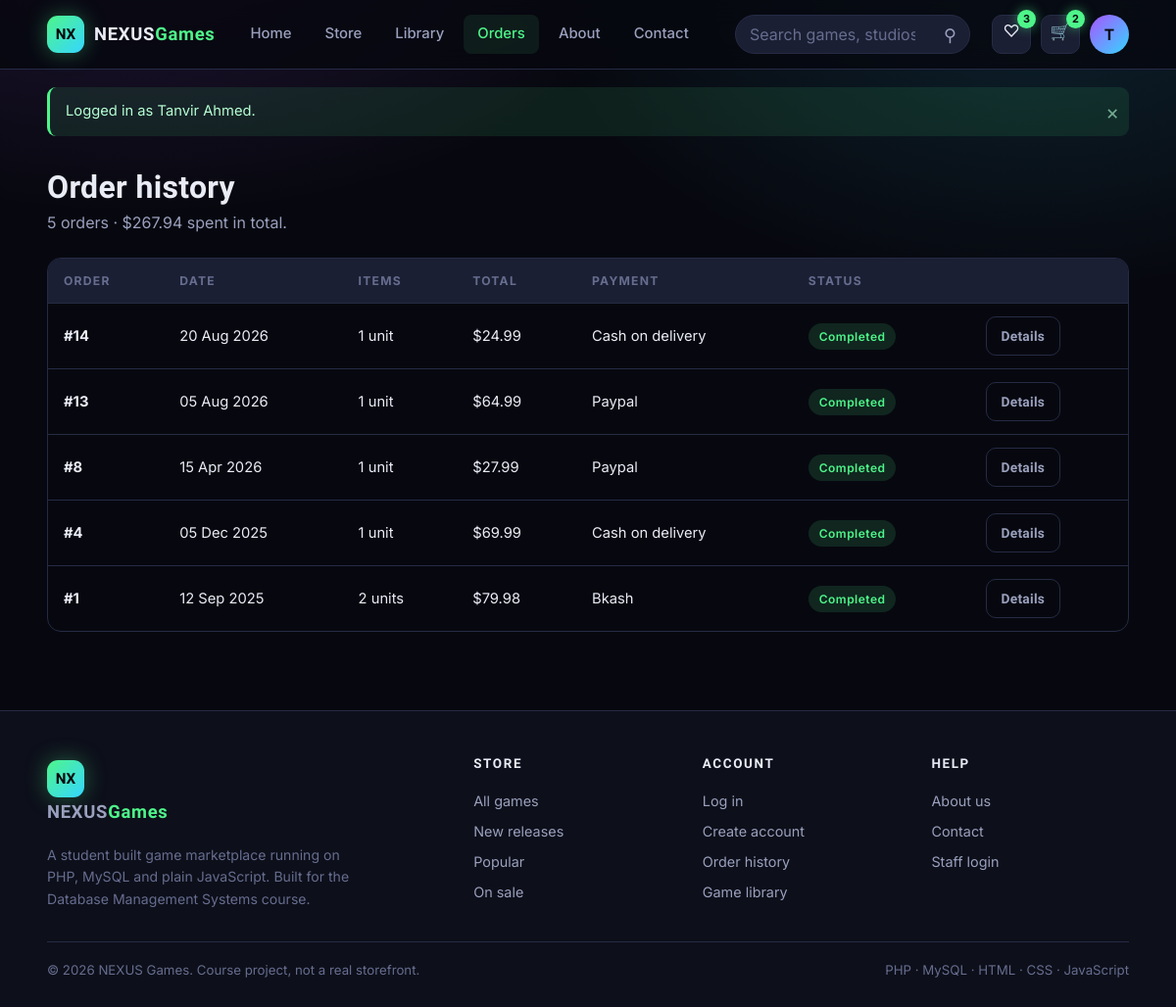
The app's page /orders.php (signed in) with its own data.
### tables this page shows
CREATE TABLE orders (
    order_id     INT AUTO_INCREMENT PRIMARY KEY,
    user_id      INT NOT NULL,
    total_amount DECIMAL(10,2) NOT NULL DEFAULT 0.00,
    order_status ENUM('pending','paid','completed','cancelled') NOT NULL DEFAULT 'pending',
    order_date   DATETIME NOT NULL DEFAULT CURRENT_TIMESTAMP,
    CONSTRAINT fk_orders_user FOREIGN KEY (user_id) REFERENCES users(user_id) ON DELETE CASCADE ON UPDATE CASCADE,
    CONSTRAINT chk_orders_total CHECK (total_amount >= 0)
);

### backend/functions.php (called while the page is built, shortened)
<?php
function e($value) {
    return htmlspecialchars((string)$value, ENT_QUOTES, 'UTF-8');
}
function money($amount) {
    return '$' . number_format((float)$amount, 2);
}
function url($path = '') {
    return BASE_URL . ltrim($path, '/');
}

### orders.php (the view, shortened to what this page needs)
<?php
require_once __DIR__ . '/backend/functions.php';
$stmt = $pdo->prepare(
    'SELECT order_id, order_date, order_status, total_amount, line_items, total_units,
            payment_method, payment_status
       FROM order_summary_view
      WHERE user_id = ?
      ORDER BY order_date DESC'
);
$stmt->execute([current_user_id()]);
$orders = $stmt->fetchAll();
$spend = $pdo->prepare(
    "SELECT COALESCE(SUM(total_amount),0) FROM orders
      WHERE user_id = ? AND order_status IN ('paid','completed')"
);
$spend->execute([current_user_id()]);
$lifetime = $spend->fetchColumn();
require __DIR__ . '/backend/header.php';
?>
<div class="wrap page-head">
  <h1>Order history</h1>
  <p><?= count($orders) ?> order<?= count($orders) === 1 ? '' : 's' ?> &middot; <?= money($lifetime) ?> spent in total.</p>
</div>
<div class="wrap">
<?php if (!$orders): ?>
  <div class="panel empty">
    <div class="glyph">&#128230;</div>
    <h3>No orders yet</h3>
    <p>Once you buy something it shows up here.</p>
    <a class="btn btn-primary" href="<?= url('games.php') ?>">Browse games</a>
  </div>
<?php else: ?>
  <div class="table-wrap">
    <table class="data">
      <thead>
        <tr>
          <th>Order</th><th>Date</th><th>Items</th><th>Total</th>
          <th>Payment</th><th>Status</th><th></th>
        </tr>
      </thead>
      <tbody>
      <?php foreach ($orders as $o): ?>
        <tr>
          <td><strong>#<?= (int)$o['order_id'] ?></strong></td>
          <td><?= date('d M Y', strtotime($o['order_date'])) ?></td>
          <td><?= (int)$o['total_units'] ?> unit<?= (int)$o['total_units'] === 1 ? '' : 's' ?></td>
          <td><?= money($o['total_amount']) ?></td>
          <td><?= e(ucfirst(str_replace('_', ' ', (string)$o['payment_method']))) ?></td>
          <td><span class="status status-<?= e($o['order_status']) ?>"><?= e($o['order_status']) ?></span></td>
          <td><a class="btn btn-ghost btn-sm" href="<?= url('order_details.php?id=' . (int)$o['order_id']) ?>">Details</a></td>
        </tr>
      <?php endforeach; ?>
      </tbody>
    </table>
  </div>
<?php endif; ?>
</div>
<?php require __DIR__ . '/backend/footer.php'; ?>

### css/style.css (style rules this page uses)
:root { --bg: #07080f; --bg-soft: #0d0f1a; --surface: #12142099; --surface-solid: #141727; --surface-2: #1b1f33; --line: #262b45; --text: #e9ebf5; --text-dim: #9aa0bd; --text-faint: #666d8f; --green: #4ef58a; --purple: #a855ff; --blue: #35d6ff; --orange: #ff8a3d; --red: #ff4d6d; --radius: 14px; --radius-sm: 9px; --shadow: 0 18px 45px rgba(0,0,0,.55); --ease: cubic-bezier(.22,.9,.3,1); --display: 'Chakra Petch', 'Segoe UI', system-ui, sans-serif; --body: 'Inter', 'Segoe UI', system-ui, -apple-system, sans-serif; }
* { margin: 0; padding: 0; box-sizing: border-box; }
html { scroll-behavior: smooth; }
body { font-family: var(--body); background: var(--bg); color: var(--text); line-height: 1.6; min-height: 100vh; display: flex; flex-direction: column; background-image: radial-gradient(900px 500px at 12% -8%, rgba(168,85,255,.16), transparent 60%), radial-gradient(800px 480px at 88% 0%, rgba(53,214,255,.12), transparent 62%); background-attachment: fixed; }
a { color: inherit; text-decoration: none; }
h1, h2, h3, h4 { font-family: var(--display); font-weight: 700; line-height: 1.15; letter-spacing: .01em; }
.wrap { width: min(1240px, 92vw); margin-inline: auto; }
.btn { display: inline-flex; align-items: center; justify-content: center; gap: 8px; padding: 11px 22px; border: 1px solid transparent; border-radius: 10px; font-family: var(--display); font-weight: 600; font-size: .95rem; letter-spacing: .02em; cursor: pointer; text-align: center; transition: transform .18s var(--ease), box-shadow .22s var(--ease), background .2s var(--ease), border-color .2s var(--ease); }
.btn-sm { padding: 8px 15px; font-size: .86rem; }
.btn-ghost { background: transparent; border-color: var(--line); color: var(--text-dim); }
.page-head { margin-top: 34px; margin-bottom: 22px; }
.page-head h1 { font-size: 2rem; }
.page-head p { color: var(--text-dim); margin-top: 6px; }
.table-wrap { overflow-x: auto; border: 1px solid var(--line); border-radius: var(--radius); }
table.data { width: 100%; border-collapse: collapse; min-width: 620px; }
table.data th { padding: 13px 16px; text-align: left; font-size: .76rem; text-transform: uppercase; letter-spacing: .1em; color: var(--text-faint); background: var(--surface-2); border-bottom: 1px solid var(--line); white-space: nowrap; }
table.data td { padding: 13px 16px; border-bottom: 1px solid var(--line); font-size: .92rem; }
table.data tbody tr { transition: background .18s var(--ease); }
table.data tbody tr:last-child td { border-bottom: none; }
.status { display: inline-block; padding: 4px 11px; border-radius: 999px; font-size: .75rem; font-weight: 600; letter-spacing: .04em; text-transform: capitalize; }
.status-completed, .status-success, .status-active { background: rgba(78,245,138,.13); color: var(--green); }

### records on screen
orders: order_id "14", order_date "20 Aug 2026", total_units "1", total_amount "$24.99", payment_method "Cash on delivery", order_status "Completed"
orders: order_id "13", order_date "05 Aug 2026", total_units "1", total_amount "$64.99", payment_method "Paypal", order_status "Completed"
orders: order_id "8", order_date "15 Apr 2026", total_units "1", total_amount "$27.99", payment_method "Paypal", order_status "Completed"
orders: order_id "4", order_date "05 Dec 2025", total_units "1", total_amount "$69.99", payment_method "Cash on delivery", order_status "Completed"
orders: order_id "1", order_date "12 Sep 2025", total_units "2", total_amount "$79.98", payment_method "Bkash", order_status "Completed"

### other values on screen
$navWishCount "3"
$navCartCount "2"
substr(current_user_name(), 0, 1) "T"
$f['message'] "Logged in as Tanvir Ahmed."
count($orders) "5"
money($lifetime) "$267.94"
SITE_NAME "NEXUS Games"
